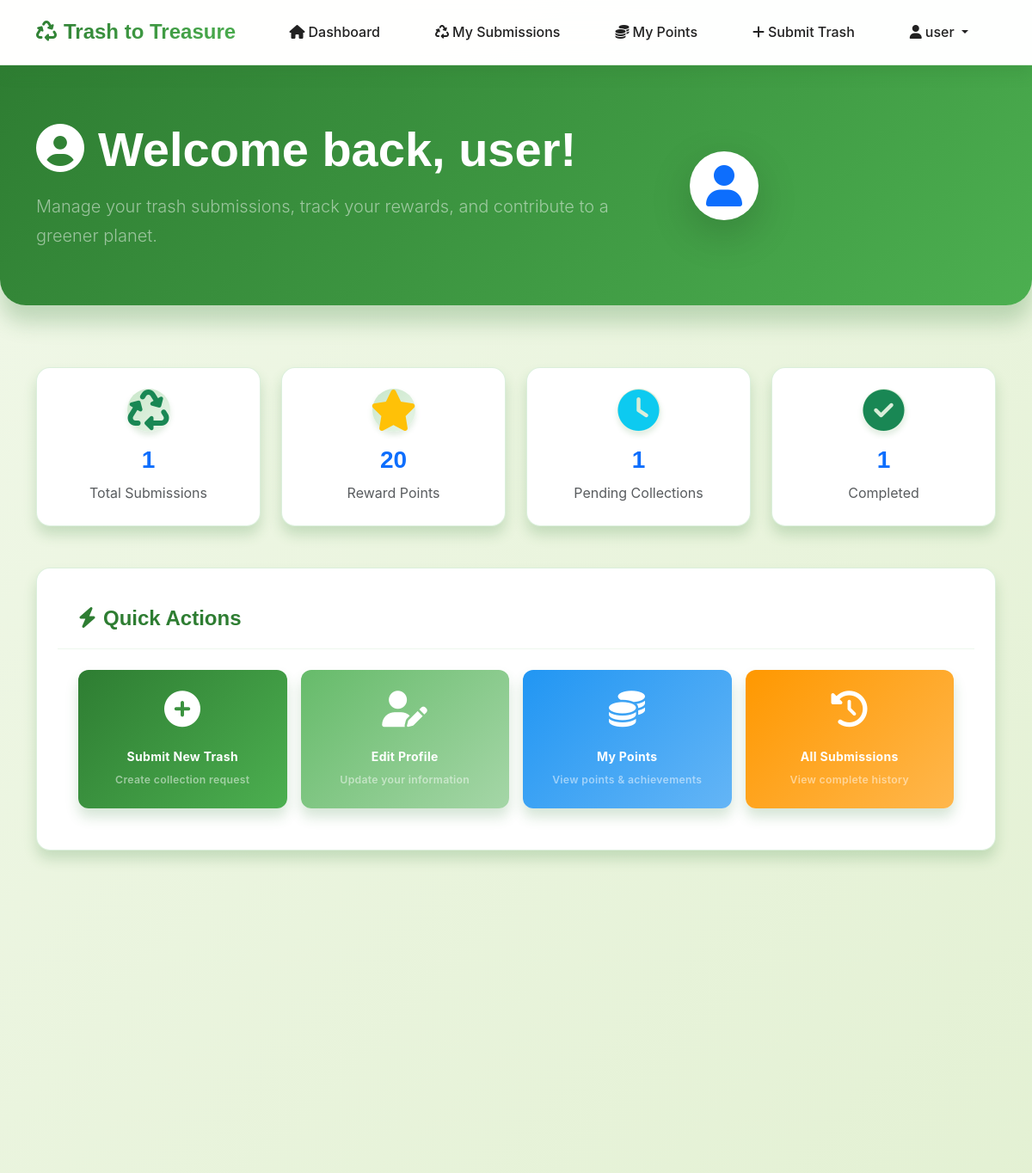
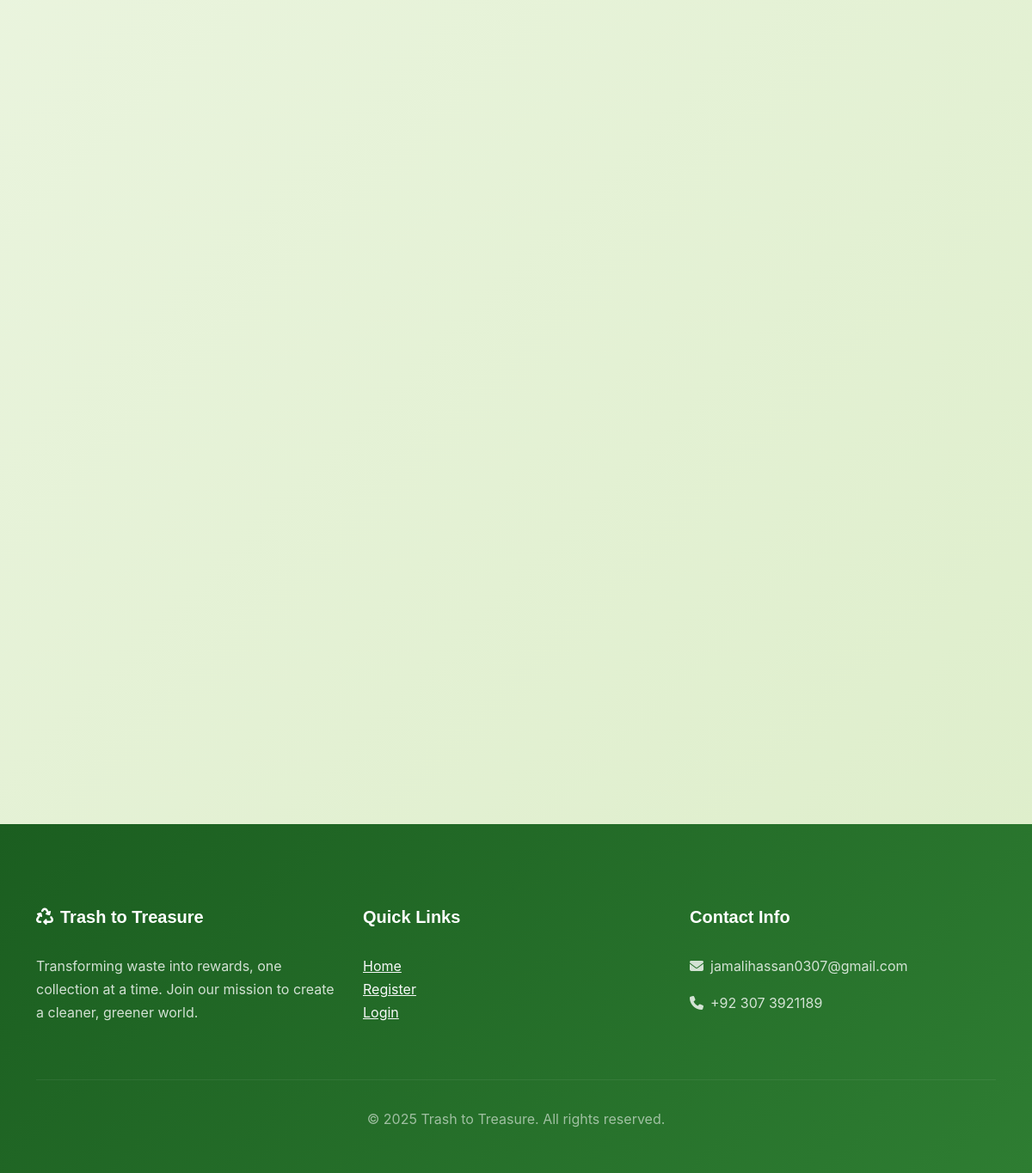
Screenshot of /user-dashboard/ (signed in) with the database file from the repository (2 pictures, top to bottom).
### accounts/models.py (models this page shows, shortened)
class CustomUser(AbstractUser):
    USER_TYPE_CHOICES = (
        ('user', 'Regular User'),
        ('rider', 'Rider'),
        ('admin', 'Admin')
    )
    STATUS_CHOICES = (
        ('active', 'Active'),
        ('inactive', 'Inactive'),
        ('suspended', 'Suspended'),
    )
    user_type = models.CharField(max_length=10, choices=USER_TYPE_CHOICES, default='user')
    phone = models.CharField(max_length=15, blank=True)
    reward_points = models.PositiveIntegerField(default=0)
    profile_image = models.ImageField(upload_to='profile_images/', blank=True, null=True)
    address = models.TextField(blank=True)
    status = models.CharField(max_length=10, choices=STATUS_CHOICES, default='active')
    created_at = models.DateTimeField(auto_now_add=True)
    updated_at = models.DateTimeField(auto_now=True)
    id_proof = models.ImageField(upload_to='id_proofs/', blank=True, null=True)
    vehicle_type = models.CharField(max_length=50, blank=True, null=True)
    vehicle_model = models.CharField(max_length=50, blank=True, null=True)
    license_plate = models.CharField(max_length=20, blank=True, null=True)
    vehicle_color = models.CharField(max_length=30, blank=True, null=True)

### trash/models.py (models this page shows, shortened)
class TrashSubmission(models.Model):
    STATUS_CHOICES = (
        ('pending', 'Pending'),
        ('assigned', 'Assigned to Rider'),
        ('on_the_way', 'Rider On The Way'),
        ('arrived', 'Rider Arrived at Location'),
        ('picked', 'Trash Picked Up'),
        ('collected', 'Collection Verified'),
        ('cancelled', 'Cancelled'),
    )
    track_id = models.CharField(max_length=15, unique=True, editable=False)
    user = models.ForeignKey(CustomUser, on_delete=models.CASCADE, related_name='submissions')
    trash_description = models.CharField(max_length=255, blank=True, verbose_name="Trash Description")
    quantity_kg = models.DecimalField(max_digits=6, decimal_places=2, null=True, blank=True, verbose_name="Estimated Weight (kg)")
    location = models.CharField(max_length=255)
    image = models.ImageField(upload_to='trash_images/')
    status = models.CharField(max_length=20, choices=STATUS_CHOICES, default='pending')
    created_at = models.DateTimeField(auto_now_add=True)
    updated_at = models.DateTimeField(auto_now=True)
    rider = models.ForeignKey(CustomUser, null=True, blank=True,
                             on_delete=models.SET_NULL,
                             related_name='assigned_collections',
                             limit_choices_to={'user_type': 'rider'})
    assigned_at = models.DateTimeField(null=True, blank=True)
    pickup_time = models.DateTimeField(null=True, blank=True)
    completion_time = models.DateTimeField(null=True, blank=True)
    rider_notes = models.TextField(blank=True, verbose_name="Rider's Notes")

### dashboard/views.py (the view)
# urls.py: path('user-dashboard/', views.user_dashboard, name='user_dashboard'),
@login_required
@user_passes_test(lambda u: u.user_type == 'user')
def user_dashboard(request):
    user_submissions = TrashSubmission.objects.filter(user=request.user).order_by('-created_at')
    total_points = request.user.reward_points
    pending_submissions = user_submissions.filter(status='pending').count()
    completed_submissions = user_submissions.filter(status='collected').count()
    context = {
        'user_submissions': user_submissions,
        'total_points': total_points,
        'pending_submissions': pending_submissions,
        'completed_submissions': completed_submissions,
    }
    return render(request, 'dashboard/user_dashboard.html', context)

### dashboard/models.py (called while the page is built)
    @classmethod
    def get_settings(cls):
        settings, created = cls.objects.get_or_create(
            id=1,
            defaults={
                'site_name': 'Trash to Treasure',
                'site_description': 'Transform waste into rewards with our eco-friendly recycling platform',
                'contact_email': 'admin@trashtotreasure.com',
                'default_timezone': 'UTC',
                'maintenance_mode': False,
                'maintenance_message': 'System is currently under maintenance. Please check back later.',
                'debug_mode': False,
                'log_level': 'INFO',
            }
        )
        return settings

### templates/dashboard/user_dashboard.html (shortened to what this page needs)
{% extends 'base.html' %}
{% load static %}
{% block extra_css %}
<link rel="stylesheet" href="{% static 'css/user_dashboard.css' %}">
{% endblock %}
{% block content %}
<div class="dashboard-header">
    <div class="container">
        <div class="row align-items-center">
            <div class="col-lg-8">
                <h1 class="display-4 fw-bold text-white mb-3">
                    <i class="fas fa-user-circle me-3"></i>Welcome back, {{ user.first_name|default:user.username }}!
                </h1>
                <p class="lead text-white-50 mb-0">
                    Manage your trash submissions, track your rewards, and contribute to a greener planet.
                </p>
            </div>
            <div class="col-lg-4 text-end">
                <div class="user-avatar-container">
                    {% if user.profile_image %}
                        <img src="{{ user.profile_image.url }}" alt="Profile" class="rounded-circle shadow-lg" style="width: 80px; height: 80px; object-fit: cover;">
                    {% else %}
                        <div class="bg-white rounded-circle d-flex align-items-center justify-content-center shadow-lg" style="width: 80px; height: 80px;">
                            <i class="fas fa-user fa-3x text-primary"></i>
                        </div>
                    {% endif %}
                </div>
            </div>
        </div>
    </div>
</div>
<div class="container py-4">
    <div class="dashboard-stats mb-5">
        <div class="row g-4">
            <div class="col-lg-3 col-md-6">
                <div class="dashboard-card text-center" style="animation: slideInUp 0.8s ease-out 0.1s both;">
                    <div class="stats-icon mb-3">
                        <i class="fas fa-recycle fa-3x text-success"></i>
                    </div>
                    <h3 class="fw-bold text-primary mb-2">{{ user.submissions.all|length }}</h3>
                    <p class="text-muted mb-0">Total Submissions</p>
                </div>
            </div>
            <div class="col-lg-3 col-md-6">
                <div class="dashboard-card text-center" style="animation: slideInUp 0.8s ease-out 0.2s both;">
                    <div class="stats-icon mb-3">
                        <i class="fas fa-star fa-3x text-warning"></i>
                    </div>
                    <h3 class="fw-bold text-primary mb-2">{{ user.reward_points }}</h3>
                    <p class="text-muted mb-0">Reward Points</p>
                </div>
            </div>
            <div class="col-lg-3 col-md-6">
                <div class="dashboard-card text-center" style="animation: slideInUp 0.8s ease-out 0.3s both;">
                    <div class="stats-icon mb-3">
                        <i class="fas fa-clock fa-3x text-info"></i>
                    </div>
                    <h3 class="fw-bold text-primary mb-2">{{ user.submissions.all|length }}</h3>
                    <p class="text-muted mb-0">Pending Collections</p>
                </div>
            </div>
            <div class="col-lg-3 col-md-6">
                <div class="dashboard-card text-center" style="animation: slideInUp 0.8s ease-out 0.4s both;">
                    <div class="stats-icon mb-3">
                        <i class="fas fa-check-circle fa-3x text-success"></i>
                    </div>
                    <h3 class="fw-bold text-primary mb-2">{{ user.submissions.all|length }}</h3>
                    <p class="text-muted mb-0">Completed</p>
                </div>
            </div>
        </div>
    </div>
    <div class="row mb-5">
        <div class="col-12">
            <div class="dashboard-card">
                <div class="card-header">
                    <h4 class="mb-0">
                        <i class="fas fa-bolt me-2"></i>Quick Actions
                    </h4>
                </div>
                <div class="card-body">
                    <div class="row g-3">
                        <div class="col-lg-3 col-md-6">
                            <a href="{% url 'trash:submit_trash' %}" class="btn btn-primary w-100 h-100 d-flex flex-column align-items-center justify-content-center p-4"
                               style="min-height: 120px; text-decoration: none;">
                                <i class="fas fa-plus-circle fa-3x mb-3"></i>
                                <span class="fw-bold">Submit New Trash</span>
                                <small class="text-white-50">Create collection request</small>
                            </a>
                        </div>
                        <div class="col-lg-3 col-md-6">
                            <a href="{% url 'accounts:profile' %}" class="btn btn-success w-100 h-100 d-flex flex-column align-items-center justify-content-center p-4"
                               style="min-height: 120px; text-decoration: none;">
                                <i class="fas fa-user-edit fa-3x mb-3"></i>
                                <span class="fw-bold">Edit Profile</span>
                                <small class="text-white-50">Update your information</small>
                            </a>
                        </div>
                        <div class="col-lg-3 col-md-6">
                            <a href="{% url 'dashboard:user_points' %}" class="btn btn-info w-100 h-100 d-flex flex-column align-items-center justify-content-center p-4"
                               style="min-height: 120px; text-decoration: none;">
                                <i class="fas fa-coins fa-3x mb-3"></i>
                                <span class="fw-bold">My Points</span>
                                <small class="text-white-50">View points & achievements</small>
                            </a>
                        </div>
                        <div class="col-lg-3 col-md-6">
                            <a href="{% url 'dashboard:user_submissions' %}" class="btn btn-warning w-100 h-100 d-flex flex-column align-items-center justify-content-center p-4"
                               style="min-height: 120px; text-decoration: none;">
                                <i class="fas fa-history fa-3x mb-3"></i>
                                <span class="fw-bold">All Submissions</span>
                                <small class="text-white-50">View complete history</small>
                            </a>
                        </div>
                    </div>
                </div>
            </div>
        </div>
    </div>
    <div class="row mb-5">
        <div class="col-12">
        </div>
    </div>
    <div class="row mb-5">
        <div class="col-12">
        </div>
    </div>
    <div class="row">
        <div class="col-12">
        </div>
    </div>
</div>
{% endblock %}

### templates/base.html (shortened to what this page needs)
<!DOCTYPE html>
<html lang="en">
<head>
    <link href="https://cdn.jsdelivr.net/npm/bootstrap@5.3.0/dist/css/bootstrap.min.css" rel="stylesheet">
    <link rel="stylesheet" href="https://cdnjs.cloudflare.com/ajax/libs/font-awesome/6.4.0/css/all.min.css">
    {% load static %}
    <link rel="stylesheet" href="{% static 'style.css' %}">
    {% block extra_css %}{% endblock %}
</head>
<body>
{% if not settings.maintenance_mode and not settings.debug_mode %}
    <nav class="navbar navbar-expand-lg navbar-dark">
        <div class="container">
            <a class="navbar-brand" href="{% url 'dashboard:home' %}">
                <i class="fas fa-recycle me-2"></i>Trash to Treasure
            </a>
            <div class="collapse navbar-collapse" id="navbarNav">
                <ul class="navbar-nav ms-auto">
                    {% if user.is_authenticated %}
                        {% if user.user_type == 'user' %}
                            <li class="nav-item">
                                <a class="nav-link" href="{% url 'dashboard:user_dashboard' %}">
                                    <i class="fas fa-home me-1"></i>Dashboard
                                </a>
                            </li>
                            <li class="nav-item">
                                <a class="nav-link" href="{% url 'dashboard:user_submissions' %}">
                                    <i class="fas fa-recycle me-1"></i>My Submissions
                                </a>
                            </li>
                            <li class="nav-item">
                                <a class="nav-link" href="{% url 'dashboard:user_points' %}">
                                    <i class="fas fa-coins me-1"></i>My Points
                                </a>
                            </li>
                            <li class="nav-item">
                                <a class="nav-link" href="{% url 'trash:submit_trash' %}">
                                    <i class="fas fa-plus me-1"></i>Submit Trash
                                </a>
                            </li>
                        {% endif %}
                        <li class="nav-item dropdown">
                            <a class="nav-link dropdown-toggle" href="#" id="navbarDropdown" role="button" data-bs-toggle="dropdown">
                                <i class="fas fa-user me-1"></i>{{ user.username }}
                            </a>
                        </li>
                    {% endif %}
                </ul>
            </div>
        </div>
    </nav>
{% endif %}
    <main>
        {% block content %}{% endblock %}
    </main>
{% if not settings.maintenance_mode and not settings.debug_mode %}
    <footer class="footer">
        <div class="container">
            <div class="row">
                <div class="col-md-4">
                    <h5><i class="fas fa-recycle me-2"></i>Trash to Treasure</h5>
                    <p>Transforming waste into rewards, one collection at a time. Join our mission to create a cleaner, greener world.</p>
                </div>
                <div class="col-md-4">
                    <h5>Quick Links</h5>
                    <ul class="list-unstyled">
                        <li><a href="{% url 'dashboard:home' %}" class="text-light">Home</a></li>
                        <li><a href="{% url 'dashboard:register' %}" class="text-light">Register</a></li>
                        <li><a href="{% url 'dashboard:login' %}" class="text-light">Login</a></li>
                    </ul>
                </div>
                <div class="col-md-4">
                    <h5>Contact Info</h5>
                    <p><i class="fas fa-envelope me-2"></i>jamalihassan0307@gmail.com</p>
                    <p><i class="fas fa-phone me-2"></i>+92 307 3921189</p>
                </div>
            </div>
            <div class="footer-bottom">
                <p>&copy; 2025 Trash to Treasure. All rights reserved.</p>
            </div>
        </div>
    </footer>
    {% endif %}
</body>
</html>

### static/css/user_dashboard.css (style rules this page uses)
.dashboard-header { background: var(--primary-gradient); color: var(--white); padding: var(--spacing-2xl) 0; margin-bottom: var(--spacing-xl); border-radius: 0 0 30px 30px; box-shadow: var(--shadow-xl); position: relative; overflow: hidden; }
.dashboard-header::before { content: ''; position: absolute; top: 0; left: 0; right: 0; bottom: 0; background: url('https://images.unsplash.com/photo-1558618666-fcd25c85cd64?ixlib=rb-4.0.3&auto=format&fit=crop&w=2070&q=80') center/cover; opacity: 0.1; z-index: 1; }
.dashboard-header .row { position: relative; z-index: 2; }
.user-avatar-container { position: relative; z-index: 2; }
.user-avatar-container img, .user-avatar-container div { border: 4px solid rgba(255, 255, 255, 0.3); transition: all var(--transition-normal); }
.stats-icon { background: var(--eco-gradient); width: 50px; height: 50px; border-radius: 50%; display: flex; align-items: center; justify-content: center; margin: 0 auto var(--spacing-sm); box-shadow: var(--shadow-md); transition: all var(--transition-normal); }
.dashboard-card.text-center { transition: all var(--transition-bounce); }

### rows the page displays
CustomUser: username "user", first_name "user", submissions.all|length "1", reward_points "20"
